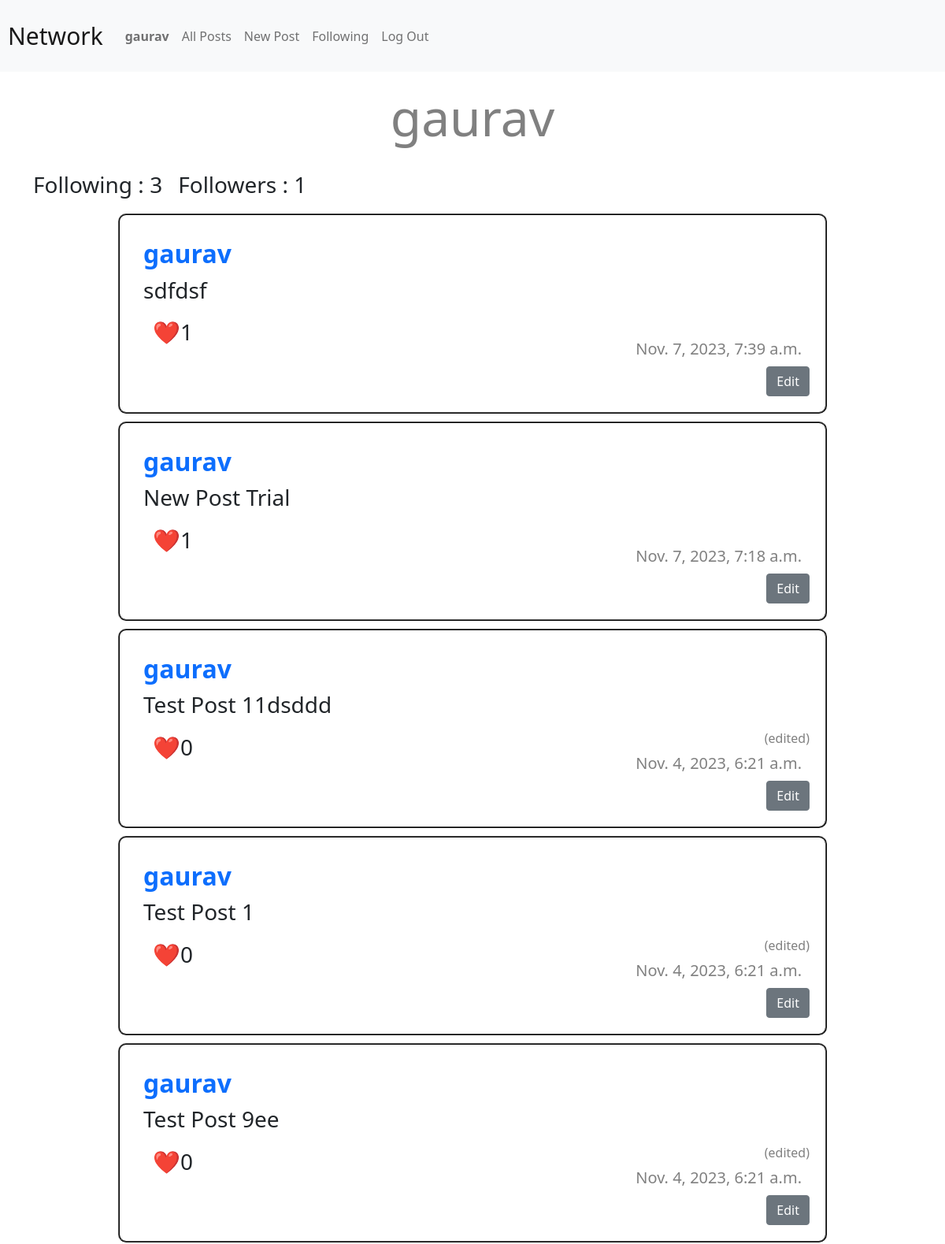
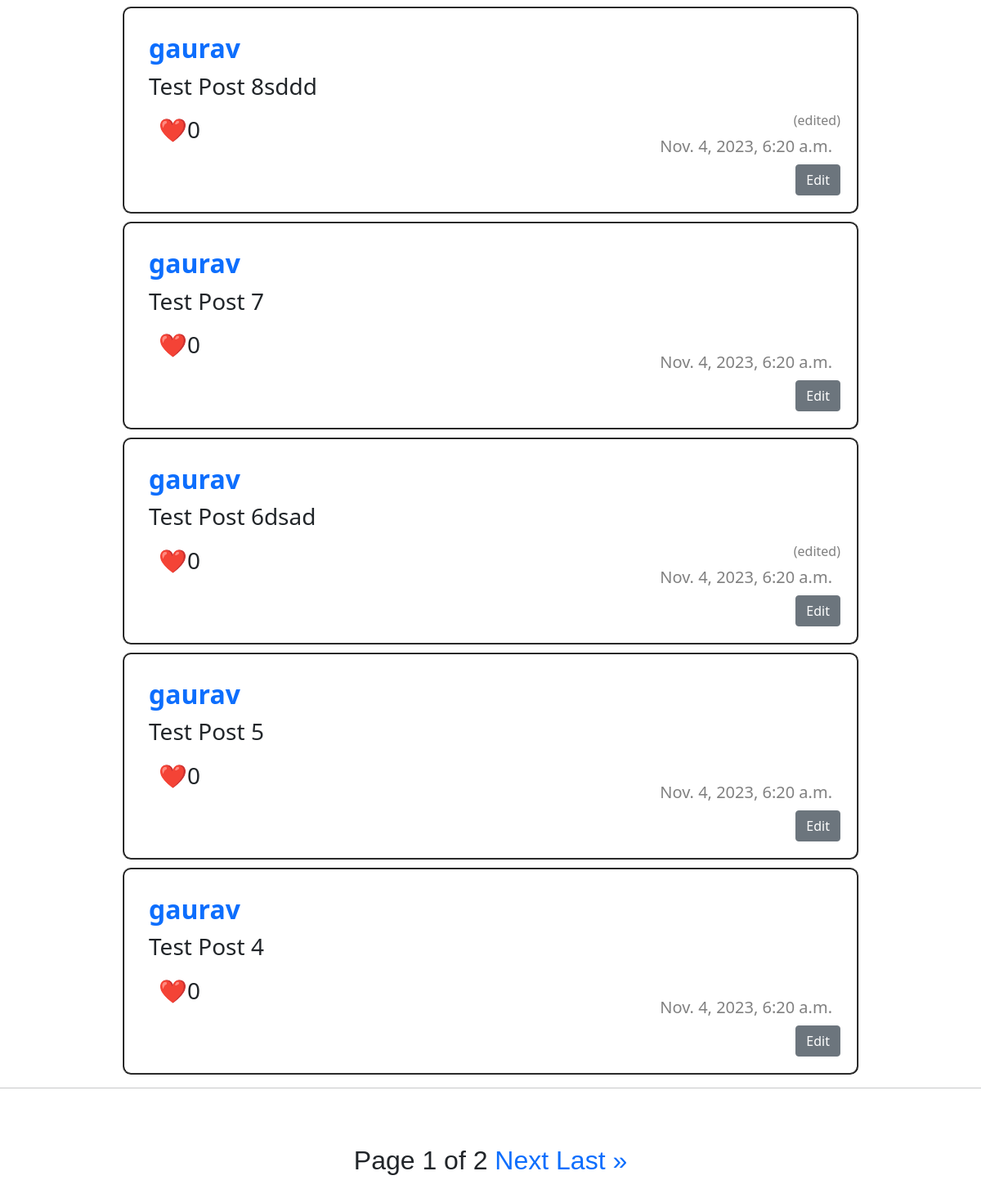
Before: /user/3 (signed in) with the older database file (2 pictures, top to bottom).
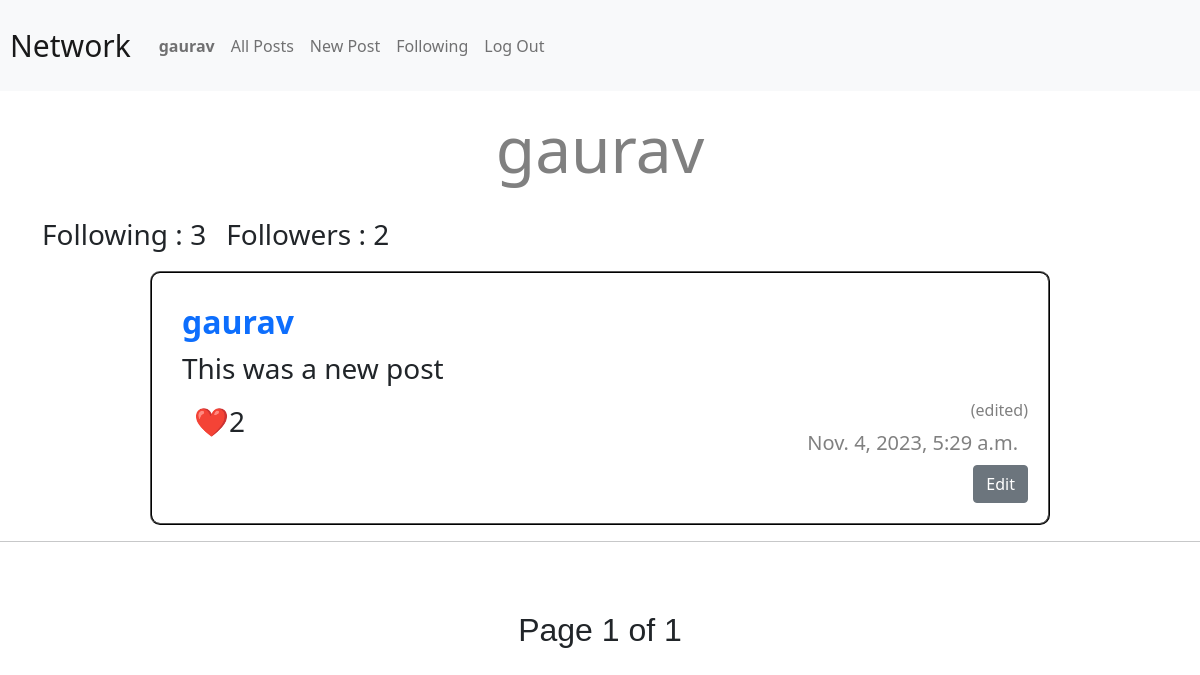
After: the same page with the newer database file.
### network/models.py (models this page shows, shortened)
class Post(models.Model):
    user = models.ForeignKey(User, on_delete=models.CASCADE)
    content = models.TextField()
    creation_date = models.DateTimeField(auto_now_add=True)
    likes = models.IntegerField(default=0)
    edited = models.BooleanField(default=False)
    likers = models.TextField(default="", null=True)

class User(AbstractUser):
    follower = models.TextField(default="", null=True)
    following = models.TextField(default="", null=True)
    pass

### network/views.py (the view, shortened to what this page needs)
# urls.py: path("user/<int:user_id>", views.userpage, name="userpage"),
@login_required(login_url=LOGIN_URL )
def userpage(request, user_id ):
    requested_user = User.objects.get(id=user_id)
    logged_user = User.objects.get(id= request.user.id)
    if request.method  == "GET":
        posts = Post.objects.filter(user=user_id).order_by('-creation_date')
        if request.user.id == user_id:
            show_follow = False
        else:
            show_follow = True
        logged_following_list = logged_user.following.split(",")
        if str(user_id) in  logged_following_list:
            is_following = True
        else:
            is_following = False
        paginator = Paginator(posts, MAX_POSTS)
        page = request.GET.get('page')
        posts_paginator = paginator.get_page(page)
        return render(request, "network/userpage.html",{
            "username" : requested_user.username,
            "posts" : posts,
            "followers" : len(requested_user.follower.split(",")),
            "following" : len(requested_user.following.split(",")),
            "is_following" : is_following,
            "show_follow" : show_follow,
            "user_id" : user_id,
            "page" : posts_paginator
            })

### network/templates/network/userpage.html (shortened to what this page needs)
{% extends "network/layout.html" %}
{% load static %}
{% block body %}
    <center><h1 style="color: gray; font-size: 400%; padding: 10px">{{ username }}</h1></center>
    <ul class = "following-bar">
        <li>
            <h3>Following : {{ following }}</h3>
        </li>
        <li>
            <h3>Followers : {{ followers }}</h3>
        </li>
    </ul>
    {% if posts %}
    {% for post in page %}
        <div class="post">
            <a href="{% url "userpage" post.user.id %}"><h2>{{ post.user.username }}</h2></a>
            <h3 id="post-content-{{post.id}}">{{ post.content }}</h3>
            <ul class="likeul">
                <li>
                    <h3 id="likeButton{{ post.id }}"><a onclick="likepost(`{{ post.id }}`)">❤️ </a></h3>
                </li>
                <li>
                    <h3 id="likes{{ post.id }}">{{ post.likes }}</h3>
                </li>
            </ul>
            <h6 style="color: gray;text-align: right; visibility: hidden;" id="editedtag{{ post.id }}">(edited)</h1>
            <h5 style="text-align: right;">{{ post.creation_date }}</h5>
            {% if post.user.id == user.id %}
            <div class="d-flex justify-content-end">
                <button class="btn btn-secondary" data-toggle="modal" data-target="#edit_{{post.id}}">Edit</button>
            </div>
            {% endif %}
        </div>
    {% endfor %}
        {% else %}
            <center><h1 style="color: red; font-weight: Bolder; font-size: 900%;padding: 70px 0;">No posts :(</h1></center>
    {% endif %}
    <hr><br><br>
    <div class="pagination" style="display: inline;">
     <center>
     Page {{ page.number }} of {{page.paginator.num_pages}}
     {% if page.has_next %}
     <a href="?page={{ page.next_page_number }}">Next</a>
        <a href="?page={{ page.paginator.num_pages }}">Last &raquo</a>
     {% endif %}</center>
     <br></div>
{% endblock body %}

Changed rows visible on the page:
removed Post: user.username "gaurav", content "sdfdsf", likes "1", creation_date "Nov. 7, 2023, 7:39 a.m."
no longer on this page (row edited): Post: user.username "gaurav", content "New Post Trial", likes "1", creation_date "Nov. 7, 2023, 7:18 a.m."
removed Post: user.username "gaurav", content "Test Post 11dsddd", likes "0", creation_date "Nov. 4, 2023, 6:21 a.m."
removed Post: user.username "gaurav", content "Test Post 1", likes "0", creation_date "Nov. 4, 2023, 6:21 a.m."
removed Post: user.username "gaurav", content "Test Post 9ee", likes "0", creation_date "Nov. 4, 2023, 6:21 a.m."
removed Post: user.username "gaurav", content "Test Post 8sddd", likes "0", creation_date "Nov. 4, 2023, 6:20 a.m."
removed Post: user.username "gaurav", content "Test Post 7", likes "0", creation_date "Nov. 4, 2023, 6:20 a.m."
removed Post: user.username "gaurav", content "Test Post 6dsad", likes "0", creation_date "Nov. 4, 2023, 6:20 a.m."
removed Post: user.username "gaurav", content "Test Post 5", likes "0", creation_date "Nov. 4, 2023, 6:20 a.m."
removed Post: user.username "gaurav", content "Test Post 4", likes "0", creation_date "Nov. 4, 2023, 6:20 a.m."
now on this page (row edited): Post: user.username "gaurav", content "This was a new post", likes "2", creation_date "Nov. 4, 2023, 5:29 a.m."
Other visible differences:
{{ followers }}: "1" → "2"
{{ page.paginator.num_pages }}: "2" → "1"
text no longer shown: "Next Last »"
